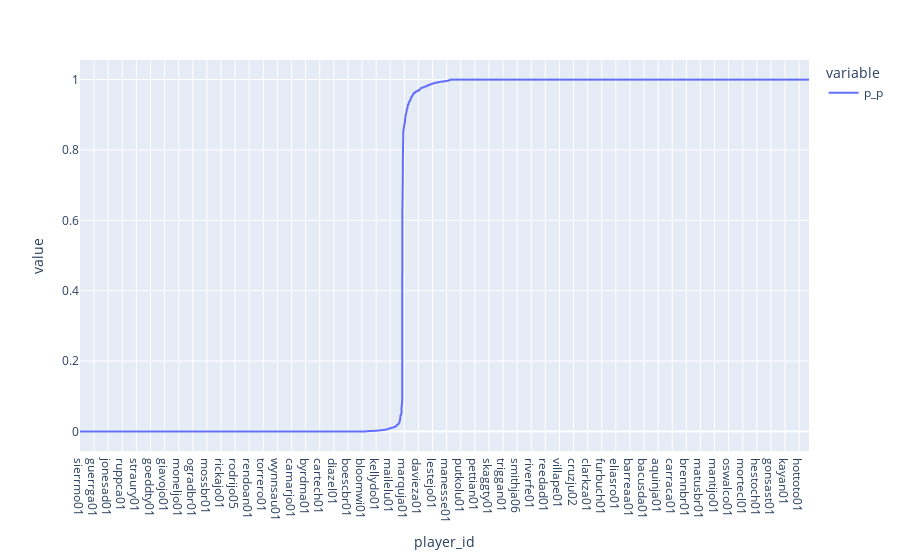

The code cell stored with this chart in its notebook:
### Code cell
# What's the distribution of percentages
px.line(both['p_p'].sort_values())

### Figure 1 — Plotly figure (JSON) as saved in the notebook; plotly's stock layout.template omitted (floating-point values rounded to 4 significant figures; data arrays with more than 128 entries replaced by an {"elided": "..."} marker saying what was removed)
{"data": [{"hovertemplate": "variable=p_p<br>player_id=%{x}<br>value=%{y}<extra></extra>", "legendgroup": "p_p", "line": {"color": "#636efa", "dash": "solid"}, "mode": "lines", "name": "p_p", "showlegend": true, "type": "scattergl", "x": {"elided": "3775 str values"}, "xaxis": "x", "y": {"elided": "3775 float values"}, "yaxis": "y"}], "layout": {"legend": {"title": {"text": "variable"}, "tracegroupgap": 0}, "margin": {"t": 60}, "xaxis": {"anchor": "y", "domain": [0, 1], "title": {"text": "player_id"}}, "yaxis": {"anchor": "x", "domain": [0, 1], "title": {"text": "value"}}}}
